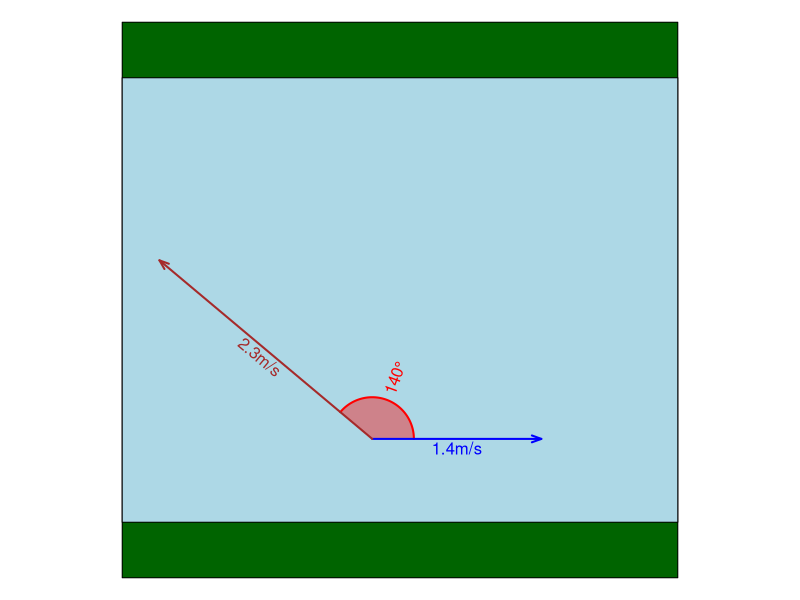

R code for this plot:
## ---- chunk 1
while(T){
    vr = round(runif(1,1.0,3.5),1)
    vc = round(runif(1,1.0,3.5),1)
    th = runif(1,pi/6,5*pi/6)
    deg = round(th/pi*180)
    th = deg/180*pi
    if(abs(diff(c(vr,vc)))>0.2 && abs(deg-90)>2){break}
}

## ---- chunk 2
par(mar=c(0,0,0,0),pty="s")
plot(0,0,"n",xlim=c(-1,1),ylim=c(-1,1),axes=F,ann=F)
polygon(c(-1,-1,1,1),c(-1,1,1,-1),col="darkgreen")
polygon(c(-1,-1,1,1),c(-0.8,0.8,0.8,-0.8),col="lightblue")
vm = max(c(vr,vc))
vrp = vr/vm
vcp = vc/vm

ths = seq(0,th,pi/360)
polygon(-0.1+c(0,0.15*cos(ths)),-0.5+c(0,0.15*sin(ths)),col=rgb(1,0,0,0.4),border=NA)
lines(-0.1+0.15*cos(ths),-0.5+0.15*sin(ths),col=rgb(1,0,0),lwd=2)
text(-0.1+0.15*cos(th/2),-0.5+0.15*sin(th/2),paste0(sprintf("%d",deg),"°"),srt=(deg/2+90)%%180-90,adj=c(0.5-0.7*sign(cos(th/2)),0.5),col="red")

arrows(-0.1,-0.5,-0.1+vrp,-0.5,0.1,20,2,"blue",1,2)
arrows(-0.1,-0.5,-0.1+vcp*cos(th),-0.5+vcp*sin(th),0.1,20,2,"brown",1,2)
text(-0.1+vrp/2,-0.5,paste0(sprintf("%.01f",vr),"m/s"),col="blue",adj=c(0.5,1.2))
text(-0.1+vcp*cos(th)/2,-0.5+vcp*sin(th)/2,paste0(sprintf("%.01f",vc),"m/s"),srt=(deg+90)%%180-90,col="brown",adj=c(0.5,0.5-0.7*sign(cos(th))))
